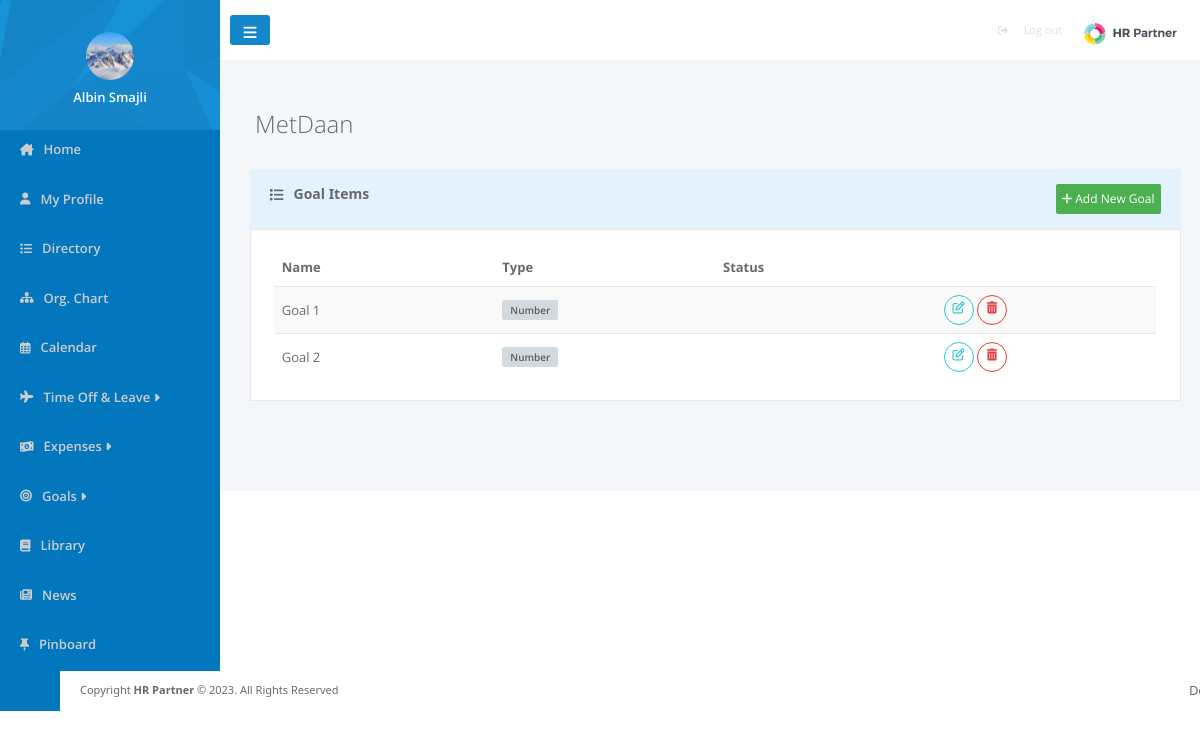
/pages/goalItem.php (signed in), run on an earlier commit of the app's database.
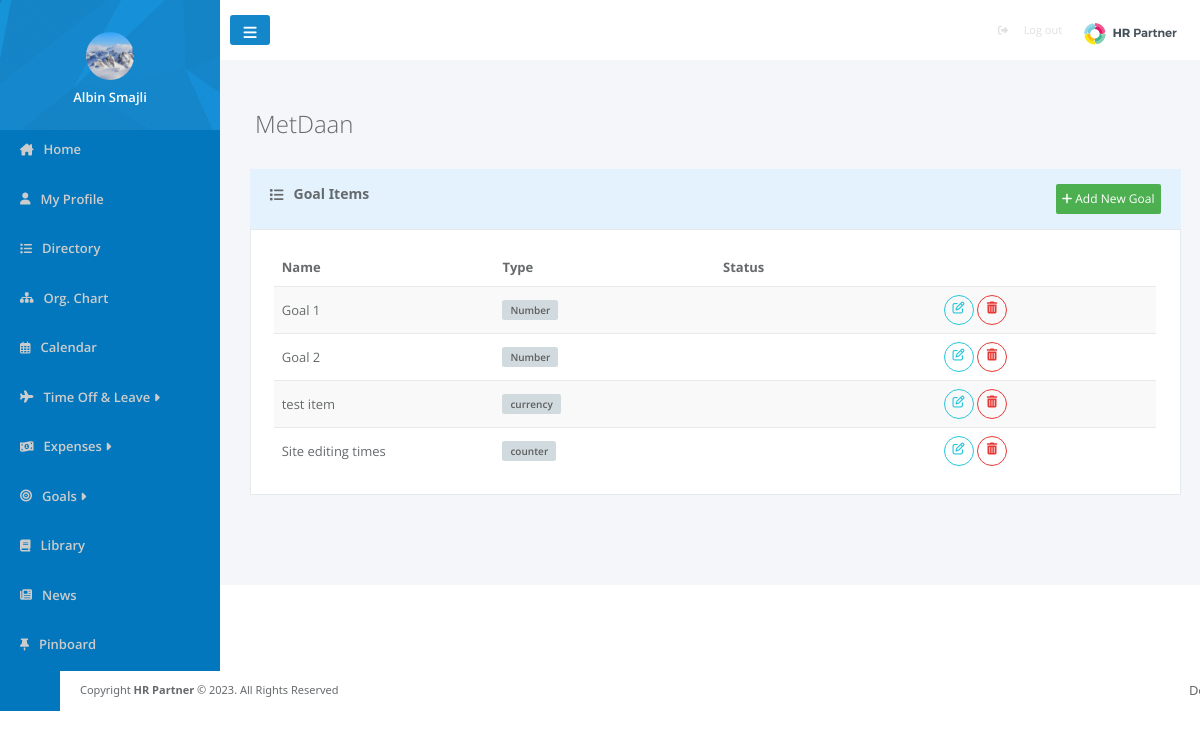
And on a later commit of the database.
### tables this page shows
CREATE TABLE `users` (
  `user_id` int(100) NOT NULL,
  `image` varchar(500) DEFAULT NULL,
  `name` varchar(200) NOT NULL,
  `surname` varchar(200) NOT NULL,
  `email` varchar(200) NOT NULL,
  `password` varchar(500) NOT NULL,
  `Position_ID` int(11) DEFAULT NULL,
  `Departament_ID` int(11) DEFAULT NULL,
  `role` int(11) NOT NULL,
  `location` varchar(100) DEFAULT NULL,
  `status` varchar(100) DEFAULT NULL,
  `report_to` int(11) DEFAULT NULL,
  `gender` varchar(10) DEFAULT NULL,
  `born` date DEFAULT NULL,
  `started` date DEFAULT NULL,
  `company` int(11) DEFAULT NULL
);

CREATE TABLE `goalitems` (
  `id` int(11) NOT NULL,
  `name` varchar(200) NOT NULL,
  `details` varchar(500) NOT NULL,
  `type` varchar(200) NOT NULL,
  `due_deadline` date NOT NULL,
  `target` int(11) NOT NULL,
  `created` date NOT NULL,
  `updated` date DEFAULT NULL,
  `company_id` int(11) DEFAULT NULL,
  `status` varchar(100) DEFAULT NULL
);

### pages/goalItem.php (the view, shortened to what this page needs)
<?php
require_once '../config.php';
$userId = $_SESSION['user_id'];
$companyId = $_SESSION['company'];
$itemsQuery = "SELECT * FROM goalitems
WHERE company_id=:company_id";
$prep = $con->prepare($itemsQuery);
$prep->bindParam(':company_id', $companyId);
$prep->execute();
$goalitems = $prep->fetchAll();
?>
<head>
    <link rel="stylesheet" href="../css/goalItems.css">
    <link href="https://cdn.jsdelivr.net/npm/bootstrap@5.3.1/dist/css/bootstrap.min.css" rel="stylesheet"
>
</head>
<body>
    <div>
        <?php include '../template/sidebar.php' ?>
    </div>
    <div class="content">
        <?php include '../template/navbar.php' ?>
        <div class="goalItemHead">
            <?php echo "<h2>" . $_SESSION['company_name'] . "</h2>"; ?>
        </div>
        <div class="goalItemsBody">
            <div class="goalItemsTableHead">
                <h5>
                    <i class="fa fa-list m-r-sm"></i>
                    Goal Items
                </h5>
                <button id="addExpenseCategory">
                    <a href="addgoalItem.php">
                        <i class="fa fa-plus"></i>
                        Add New Goal
                    </a>
                </button>
            </div>
            <div class="goalItemsTableBody">
                <table class="goalItems">
                    <thead>
                        <tr>
                            <th>Name</th>
                            <th>Type</th>
                            <th>Status</th>
                            <th></th>
                        </tr>
                    </thead>
                    <tbody>
                        <?php foreach ($goalitems as $goalitem): ?>
                            <tr>
                                <td>
                                    <?= $goalitem['name'] ?>
                                </td>
                                <td>
                                    <span class="type"><?= $goalitem['type'] ?></span>
                                </td>
                                <td>
                                </td>
                                <td>
                                    <a href="updateGoalItem.php?expense_id=<?= $goalitem['id'] ?>" class="editGoalItem">
                                        <i class="fa fa-edit"></i>
                                    </a>
                                    <a href="deleteGoalItem.php?expense_id=<?= $goalitem['id'] ?>" class="deleteGoalItem">
                                    <i class="fa fa-trash"></i>
                                    </a>
                                </td>
                            </tr>
                        <?php endforeach; ?>
                    </tbody>
                </table>
            </div>
        </div>
        <?php include '../template/footer.php'; ?>
    </div>
</body>

### template/sidebar.php (shortened to what this page needs)
<?php
$sql = "SELECT u.user_id, u.image from users u where user_id=$userId";
$prep = $con->prepare($sql);
$prep->execute();
$userImages = $prep->fetchAll();
?>
<head>
    <link rel="stylesheet" href="../css/index.css">
</head>
<div id="sidebar">
    <div id="profile">
        <?php foreach ($userImages as $userImage): ?>
            <img src="../userIMG/<?= $userImage['image'] ?>" alt="">
        <?php endforeach; ?>
        <?php echo "<h3>" . $_SESSION['name'] . "</h3>"; ?>
    </div>
    <ul id="sidebarElements">
        <li>
            <i class="fa-solid fa-house-chimney"></i>
            <a href="home.php">Home</a>
        </li>
        <li>
            <i class="fa-solid fa-user"></i>
            <a href="myProfile.php">My Profile</a>
        </li>
        <li>
            <i class="fa-solid fa-list"></i>
            <a href="directory.php">Directory</a>
        </li>
        <li>
            <i class="fa-solid fa-sitemap"></i>
            <a href="orgChart.php">Org. Chart</a>
        </li>
        <li>
            <i class="fa-regular fa-calendar-days"></i>
            <a href="calendar.php">Calendar</a>
        </li>
        <?php if ($_SESSION['role'] == 0) { ?>
            <li class="dropdown" Style="cursor: pointer;">
                <i class="fa fa-plane"></i>
                <a onclick="myFunction()" class="dropbtn">Time Off & Leave <i class="fa-solid fa-caret-right"></i></a>
                <div id="myDropdown" class="dropdown-content">
                    <a href="request.php"><i class="fa-solid fa-suitcase"></i> Request</a>
                    <a href="approverequest.php"> <i class="fa fa-calendar-check-o"></i> Approve</a>
                    <a href="requesthistory.php"><i class="fa fa-list"></i> History</a>
                </div>
            </li>
        <?php } else { ?>
            <li class="dropdown" Style="cursor: pointer;">
                <i class="fa fa-plane"></i>
                <a onclick="myFunction()" class="dropbtn">Time Off & Leave <i class="fa-solid fa-caret-right"></i></a>
            </li>
        <?php } ?>
        <?php if ($_SESSION['role'] == 0) { ?>
            <li class="dropdown" Style="cursor: pointer;">
                <i class="fa-solid fa-money-bill-1-wave"></i>
                <a href="empexpenses.php">Expenses</a>
            </li>
        <?php } else { ?>
            <li class="dropdown" Style="cursor: pointer;">
                <i class="fa-solid fa-money-bill-1-wave"></i>
                <a onclick="myFunctionThree()" class="excbtn">Expenses <i class="fa-solid fa-caret-right"></i></a>
            </li>
        <?php } ?>
        <?php if ($_SESSION['role'] == 0) { ?>
            <li>
                <i class="fa-solid fa-bullseye"></i>
                <a href="goals.php">Goals</a>
            </li>
        <?php } else { ?>
            <li class="dropdown" Style="cursor: pointer;">
                <i class="fa-solid fa-bullseye"></i>
                <a onclick="myFunctionFour()" class="goalbtn">Goals <i class="fa-solid fa-caret-right"></i></a>
            </li>
        <?php } ?>
        <li>
            <i class="fa-solid fa-book"></i>
            <a href="library.php">Library</a>
        </li>
        <li>
            <i class="fa-solid fa-newspaper"></i>
            <?php if ($_SESSION['role'] == 0) { ?>
                <a href="empNews.php">News</a>
            <?php } else { ?>
                <a href="news.php">News</a>
            <?php } ?>
        </li>
        <li>
            <i class="fa-solid fa-thumbtack"></i>
            <a href="pinboard.php">Pinboard</a>
        </li>
    </ul>
</div>

### template/navbar.php (shortened to what this page needs)
<div id="navbar">
<i id="threedots" class="fa-solid fa-bars"></i>
<div id="logout">
    <div id="logout1">
        <i class="fa-solid fa-right-from-bracket"></i><br>
        <small><a href="../logout.php">Log out</a></small>
    </div>
<img src="../images/hrpartner-header.png" alt="" height= "40px" width="120px">
</div>
</div>

### template/footer.php (shortened to what this page needs)
<div class="footer">
    <div class="footer1">
        <p>Copyright <strong>HR Partner </strong>© 2023. All Rights Reserved</p>
    </div>
    <div class="footer2">
        <p>Department:  <strong><?php echo $_SESSION['departament'] ; ?></strong></p>
    </div>
</div>

### css/goalItems.css (style rules this page uses)
body { width: 100%; height: fit-content; display: flex; flex-direction: row; font-family: "open sans", "Helvetica Neue", Helvetica, Arial, sans-serif; position: absolute; background-color: #f4f6fa; }
.content { display: flex; flex-direction: column; justify-content: center; align-items: center; width: 100%; background-color: #f4f6fa; height: fit-content; }
.goalItemsBody { width: 100%; display: flex; flex-direction: column; justify-content: center; align-items: center; padding-bottom: 30px; }
.goalItemHead { padding-top: 30px; width: 100%; text-align: start; padding-left: 35; }
.goalItemHead h2 { margin-top: 20px; margin-bottom: 10px; font-family: "open sans", "Helvetica Neue", Helvetica, Arial, sans-serif; font-weight: 100; color: #676a6c; font-size: 24px; align-items: center; }
.goalItemsTableHead { background-color: #e3f2fd; display: flex; flex-direction: row; justify-content: space-between; align-items: center; height: 60px; width: 95%; margin-left: 10px; margin-top: 20px; text-align: start; padding-left: 20px; padding-right: 20px; }
.goalItemsTableHead h5 { display: flex; align-items: center; color: #676a6c; font-size: 14px; font-weight: 600; width: 240px; height: 25px; }
.goalItemsTableHead h5 i { margin-right: 10px; }
.goalItemsTableHead #addExpenseCategory { background-color: #4caf50; color: white; height: 30px; border: #4caf50; border-radius: 2px; }
.goalItemsTableHead button a { text-decoration: none; color: white; font-family: "open sans", "Helvetica Neue", Helvetica, Arial, sans-serif; font-size: 12px; }
.goalItemsTableBody { margin-bottom: 60px; background-color: #fff; display: flex; flex-direction: column; align-items: center; margin-left: 10px; width: 95%; border: 1px solid #e7eaec; }
.goalItems { width: 95%; border-collapse: collapse; margin: 20px 10px; font-size: 13px; font-family: "open sans", "Helvetica Neue", Helvetica, Arial, sans-serif; }
.goalItems thead tr th { padding: 8px; text-align: left; margin-right: 20px; padding-bottom: 10px; font-weight: 700; color: #676a6c; }
.goalItems tbody tr { text-align: left; font-weight: 400; color: #676a6c; border-top: 1px #e7eaec solid; }
.goalItems tbody tr td { padding-bottom: 11px; font-size: 13px; font-weight: 400; min-width: 120px; padding: 8; }
.goalItems tbody tr td .type { background-color: #d1dade; color: #5e5e5e; font-family: "Open Sans", "Helvetica Neue", Helvetica, Arial, sans-serif; font-weight: 600; text-shadow: none; padding: 3px 8px; font-size: 10px; border-radius: .25em; }
.goalItems tbody tr td .editGoalItem { display: inline-block; width: 30px; height: 30px; padding: 6px 0; border-radius: 15px; text-align: center; font-size: 12px; line-height: 1.42857143; border: 1px solid #26c6da; color: #26c6da; background-color: transparent; }
.goalItems tbody tr td .deleteGoalItem { display: inline-block; width: 30px; height: 30px; padding: 6px 0; border-radius: 15px; text-align: center; font-size: 12px; line-height: 1.42857143; border: 1px solid #e53935; color: #e53935; background-color: transparent; }
.goalItems tbody tr:nth-child(odd) { background-color: #f9f9f9; }

### css/index.css (style rules this page uses)
#sidebar { padding: 0; display: flex; flex-direction: column; background-color: #0277bd; width: 220px; height:100%; }
#profile { width: 100%; height: 130px; display: flex; flex-direction: column; justify-content: center; align-items:center; background-image: url('../images/sidebarheader.png'); }
#profile img { width: 48px; height: 48px; border-radius: 50%; margin-top: 15px; }
#profile h3 { font-weight: 600; margin-top: 10px; font-family: "open sans","Helvetica Neue",Helvetica,Arial,sans-serif; color: white; font-size: 13px; }
#sidebar ul { padding: 10px; width: 80%; list-style: none; filter: brightness(80%); }
#sidebar li { padding: 0; display: flex; flex-direction: row; justify-content: center; align-items: center; margin-bottom: 30px; width: 100%; margin-left: 10px; font-size: 15px; }
#sidebar a { width: 100%; text-decoration: none; color: white; font-size: 13px; font-weight: 400; font-family: 'Open Sans', sans-serif; font-weight: 600; margin-left: 10px; }
#sidebar i { color: white; font-size: 12px; }

### template/footer.php (style rules this page uses)
.footer { height: 40px; width: 1300px; padding-left: 20px; padding-right: 10px; background-color: #FFFFFF; display: flex; flex-direction: row; justify-content: space-between; align-items: center; bottom: 0; position: absolute; }
.footer1 p { padding: 0; margin: 0; font-size: 11px; color: #676A6C; }
.footer2 p { padding: 0; margin: 0; font-size: 13px; color: #676A6C; }

What changed in the data, as far as the page shows it:
added goalitems: name "test item", type "currency"
added goalitems: name "Site editing times", type "counter"
